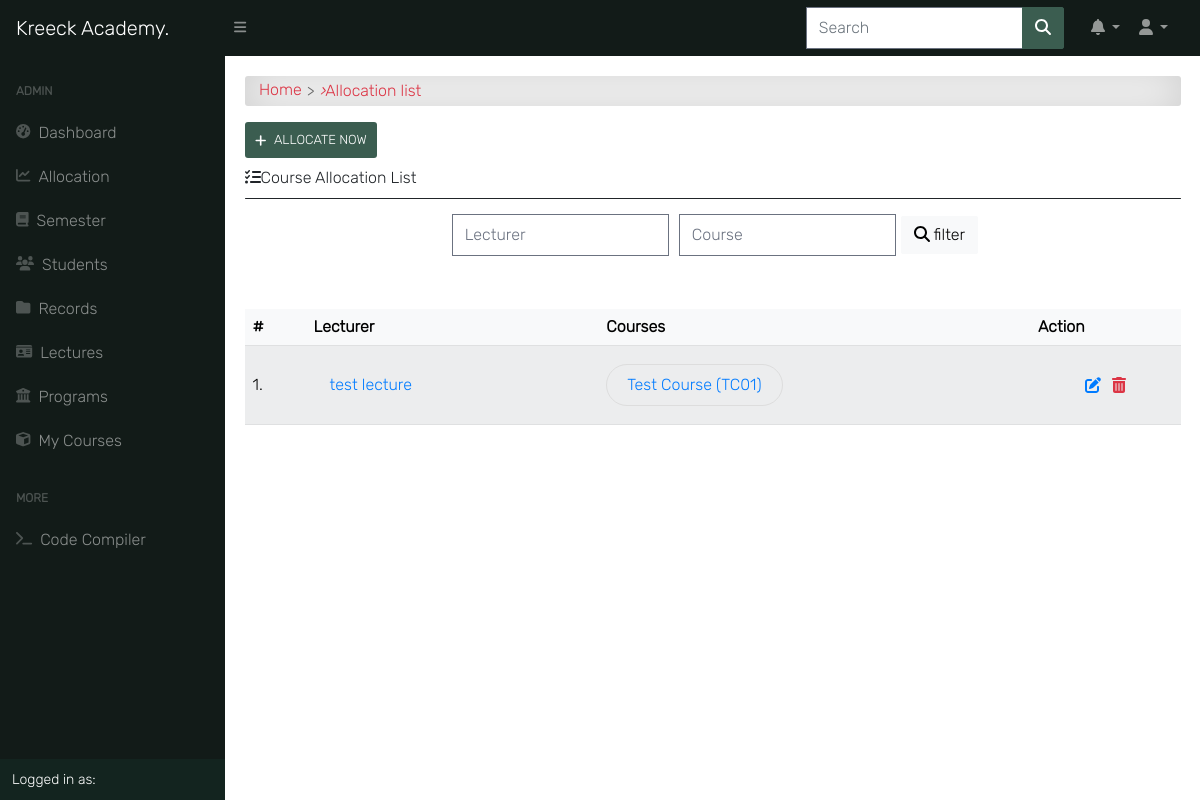
/programs/course/allocated/ (signed in), run on an earlier commit of the app's database.
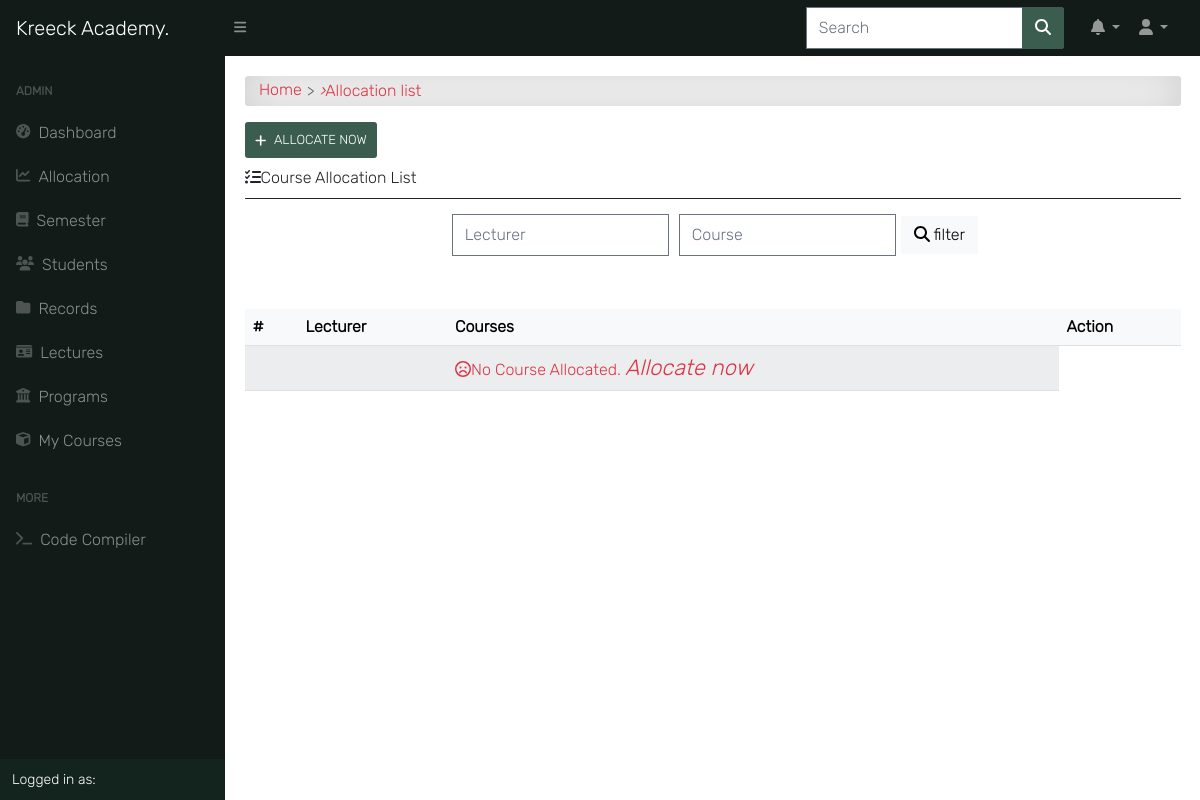
And on a later commit of the database.
### course/models.py (models this page shows, shortened)
class CourseAllocation(models.Model):
    lecturer = models.ForeignKey(settings.AUTH_USER_MODEL, on_delete=models.CASCADE, related_name='allocated_lecturer')
    courses = models.ManyToManyField(Course, related_name='allocated_course')
    session = models.ForeignKey("app.Session", on_delete=models.CASCADE, blank=True, null=True)

class Course(models.Model):
    slug = models.SlugField(blank=True, unique=True)
    title = models.CharField(max_length=200, null=True)
    code = models.CharField(max_length=200, unique=True, null=True)
    credit = models.IntegerField(null=True, default=0)
    summary = models.TextField(max_length=200, blank=True, null=True)
    program = models.ForeignKey(Program, on_delete=models.CASCADE)
    level = models.CharField(max_length=25, choices=LEVEL, null=True)
    year = models.IntegerField(choices=YEARS, default=0)
    semester = models.CharField(choices=SEMESTER, max_length=200)
    is_elective = models.BooleanField(default=False, blank=True, null=True)
    price = models.DecimalField(max_digits=10, decimal_places=2, default=0.00)
    objects = CourseManager()
    def __str__(self):
        return "{0} ({1})".format(self.title, self.code, self.price)
    def get_absolute_url(self):
        return reverse('course_detail', kwargs={'slug': self.slug})

### accounts/models.py (models this page shows, shortened)
class User(AbstractUser):
    is_student = models.BooleanField(default=False)
    is_lecturer = models.BooleanField(default=False)
    is_parent = models.BooleanField(default=False)
    is_dep_head = models.BooleanField(default=False)
    phone = models.CharField(max_length=60, blank=True, null=True)
    address = models.CharField(max_length=60, blank=True, null=True)
    picture = models.ImageField(upload_to='profile_pictures/%y/%m/%d/', default='default.png', null=True)
    email = models.EmailField(blank=True, null=True)
    username_validator = ASCIIUsernameValidator()
    objects = UserManager()
    @property
    def get_full_name(self):
        full_name = self.username
        if self.first_name and self.last_name:
            full_name = self.first_name + " " + self.last_name
        return full_name
    def get_absolute_url(self):
        return reverse('profile_single', kwargs={'id': self.id})

### course/views.py (the view)
# urls.py: path('course/allocated/', course_allocation_view, name='course_allocation_view'),
@cache_control(no_cache=True, must_revalidate=True, no_store=True)
@login_required
def course_allocation_view(request):
    allocated_courses = CourseAllocation.objects.all()
    return render(request, 'course/course_allocation_view.html', {
        'title': "Course Allocations | Kreeck Academy",
        "allocated_courses": allocated_courses
    })

### templates/course/course_allocation_view.html (shortened to what this page needs)
{% extends 'base.html' %}
{% block content %}
<div id="input-nav"><a href="{% url 'home' %}" class="primary1">Home</a> <i>&rsaquo;</i> Allocation list</div>
{% if request.user.is_superuser %}
<a class="add-button" href="{% url 'course_allocation' %}"><i class="fas fa-plus"></i>Allocate Now</a>
{% endif %}
<div class="title"><i class="fas fa-tasks"></i>Course Allocation List</div>
<div class="title-line"></div>
<div class="content-center">
    <form class="search-form" action="" method="POST">{% csrf_token %}
        <input class="au-input" type="text" name="lecturer" placeholder="Lecturer" value="{{ request.GET.lecturer }}"/>
        <input class="au-input" type="text" name="course" placeholder="Course" value="{{ request.GET.course }}"/>
        <button class="btn btn-light" type="submit">
            <i class="fas fa-search"></i> filter
        </button>
    </form>
</div>
<div class="table-responsive table-shadow p-0 mt-5">
    <table class="table table-light table-striped">
        <thead>
            <tr>
                <th>#</th>
                <th>Lecturer</th>
                <th>Courses</th>
                {% if request.user.is_superuser %}
                <th>Action</th>
                {% endif %}
            </tr>
        </thead>
        {% for course in allocated_courses %}
        <tbody>
            <tr>
                <td> {{ forloop.counter }}.</td>
                <td><a href="{{ course.lecturer.get_absolute_url }}">{{ course.lecturer.get_full_name }}</a></td>
                <td><div class="flex">{% for i in course.courses.all %}
                        <div class="flex"><a class="edit-btn" href="{{ i.get_absolute_url }}">{{ i }}</a></div>
                    {% endfor %}</div>
                </td>
                {% if request.user.is_superuser %}
                <td><div class="update-delete">
                    <a href="{% url 'edit_allocated_course' pk=course.pk %}" class="update" title="Edit or Update">
                        <i class="fas fa-edit"></i>
                    </a>
                    <a href="{% url 'course_deallocate' pk=course.pk %}" class="delete" title="Deallocate">
                        <i class="fas fa-trash-alt"></i>
                    </a>
                    </div>
                </td>
                {% endif %}
            </tr>
            {% empty %}
            <tr>
              <td></td>
              <td></td>
              <td>
              <span class="text-danger"><i class="far fa-frown"></i>No Course Allocated.
                {% if request.user.is_superuser %}
                <a href="{% url 'course_allocation' %}">
                <i class="primary" style="font-size: 22px;">
                   Allocate now
                </i>
                {% endif %}
                </a>
              </span>
            </td>
            </tr>
        {% endfor %}
    </table>
</div>
{% endblock content %}

What changed in the data, as far as the page shows it:
removed CourseAllocation: lecturer.get_full_name "test lecture"
removed Course: title+code+price "Test Course (TC01)"
Also different on the page:
text now shown: "No Course Allocated. Allocate now"
